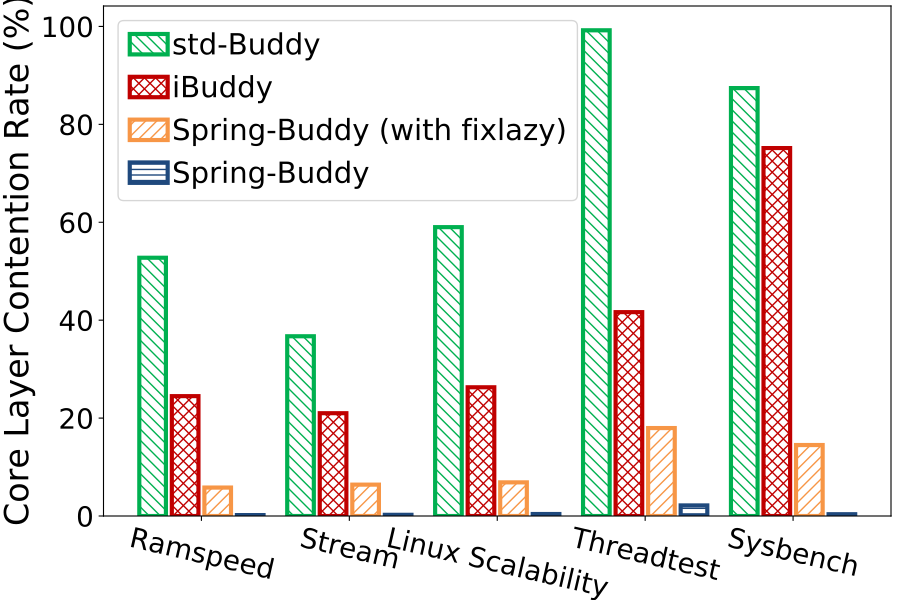

Write Python code to recreate this figure.
import sys,os
import matplotlib.pyplot as plt
import numpy as np
from matplotlib.ticker import ScalarFormatter

colorDict = {'iBuddy': '#C00000', 'std-Buddy': '#00B050', 'Spring-Buddy (with fixlazy)': '#F79646', 'Spring-Buddy': '#1f497d'}
hatchDict = {'iBuddy': 'xxx', 'std-Buddy': '\\\\\\', 'Spring-Buddy (with fixlazy)': '///', 'Spring-Buddy': '---'}

oriData = [
    {
        'name': 'Ramspeed',
        "Spring-Buddy": [186704, 344],
        "std-Buddy": [1437937, 1605673],
        "Spring-Buddy (with fixlazy)": [5592438, 344864],
        "iBuddy": [1176549, 381429],
    },
    {
        'name': 'Stream',
        "Spring-Buddy": [53866, 130],
        "std-Buddy": [582164, 337743],
        "Spring-Buddy (with fixlazy)": [1715940, 117446],
        "iBuddy": [54035, 14360],
    },
    {
        'name': 'Linux Scalability',
        "Spring-Buddy": [1084506, 4462],
        "std-Buddy": [1885165, 2713398],
        "Spring-Buddy (with fixlazy)": [8707365, 642383],
        "iBuddy": [6972636, 2487255],
    },
    {
        'name': 'Threadtest',
        "Spring-Buddy": [4966395, 109559],
        "std-Buddy": [68074, 8630276],
        "Spring-Buddy (with fixlazy)": [11926314, 2611724],
        "iBuddy": [1281589, 914573],
    },
    {
        'name': 'Sysbench',
        "Spring-Buddy": [519966, 1894],
        "std-Buddy": [869711, 6038605],
        "Spring-Buddy (with fixlazy)": [9525208, 1615252],
        "iBuddy": [570246, 1725139],
    }
]

sBArr = []
iBArr = []
stdBArr = []
sBfixArr = []
tickArr = []

for dataDict in oriData:
    tickArr.append(dataDict['name'])
    curSBHit = dataDict['Spring-Buddy'][0]
    curSBMiss = dataDict['Spring-Buddy'][1]
    curStdBHit = dataDict['std-Buddy'][0]
    curStdBMiss = dataDict['std-Buddy'][1]
    cursBfixHit = dataDict['Spring-Buddy (with fixlazy)'][0]
    cursBfixMiss = dataDict['Spring-Buddy (with fixlazy)'][1]
    curiBHit = dataDict['iBuddy'][0]
    curiBMiss = dataDict['iBuddy'][1]
    sBArr.append((1-float(curSBHit)/(curSBHit+curSBMiss))*100)
    iBArr.append((1-float(curiBHit)/(curiBHit+curiBMiss))*100)
    stdBArr.append((1-float(curStdBHit)/(curStdBHit+curStdBMiss))*100)
    sBfixArr.append((1-float(cursBfixHit)/(cursBfixHit+cursBfixMiss))*100)

labelArr = ['std-Buddy', 'iBuddy', 'Spring-Buddy (with fixlazy)', 'Spring-Buddy']
allArr = [stdBArr, iBArr, sBfixArr, sBArr]

ind=np.arange(len(tickArr))
bar_width = 0.18
gap_width = 0.04
totalBarNum = len(allArr)

plt.figure(figsize=(9,6))

barCnt = 0
for barId in range(totalBarNum):
    offset = 0.0-bar_width*(totalBarNum/2.0)-gap_width*((totalBarNum-1.0)/2)+(barCnt+0.5)*bar_width+barCnt*gap_width
    curP = plt.bar(ind+offset, allArr[barId], bar_width, label=labelArr[barId],color='white', \
        edgecolor=colorDict[labelArr[barId]], hatch=hatchDict[labelArr[barId]], lw=3)
    barCnt += 1

plt.ylabel('Core Layer Contention Rate (%)', fontsize=24)
plt.yticks(fontsize=20)
# plt.ylim(0,1.25)

# xfmt = ScalarFormatter(useMathText=True)
# xfmt.set_powerlimits((0, 0))
# plt.gca().yaxis.set_major_formatter(xfmt)

# plt.text(-0.5, 1.25, r'$\times10^{-2}$',fontsize=20)

plt.xticks(ind,tickArr, fontsize=20, rotation=360-13)
# plt.xlabel('Main Memory Capacity(GB)', fontsize=26)

plt.subplots_adjust(left=0.115, right=0.99, top=0.99, bottom=0.14)

# plt.legend(fontsize=18, ncol = 2, loc='upper center', columnspacing=0.6, handletextpad=0.3, bbox_to_anchor=(0.455, 1.15))
plt.legend(fontsize=21, handletextpad=0.15, handlelength=1.3)

plt.savefig('%s.pdf' % os.path.splitext(sys.argv[0])[0])
plt.show()
